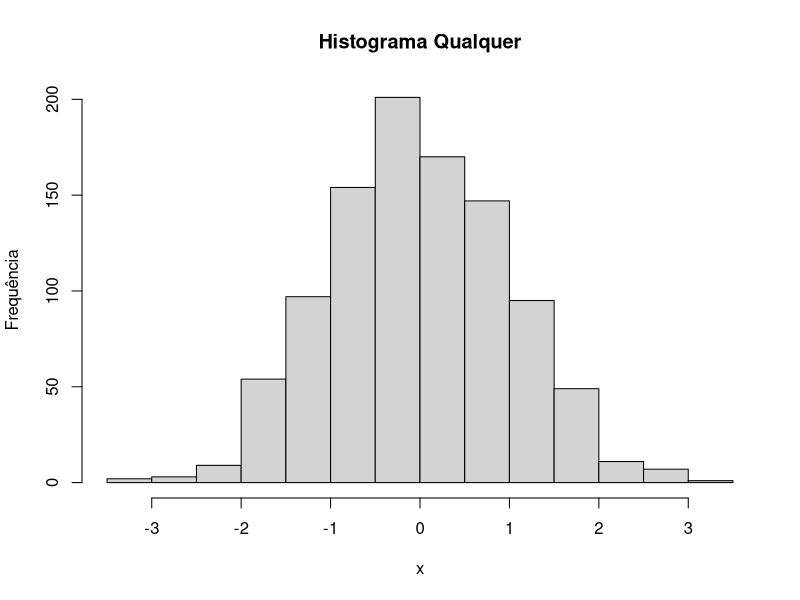
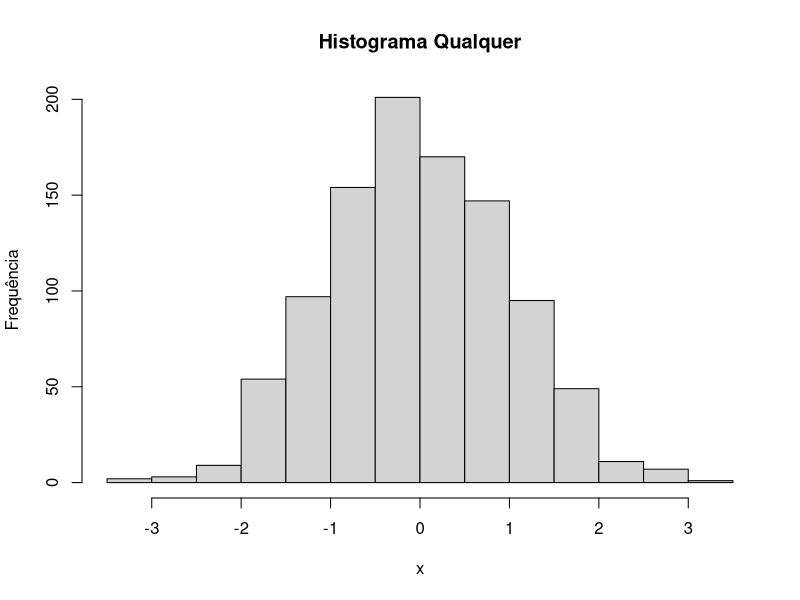

Write the R code that produced these figures, in order.
## ---- chunk 1
library(magrittr)
x <- mtcars
x %>% {
  if (is.data.frame(.) || is.matrix(.)){
    cat("A dimensão dos dados é", dim(.))
  } else {
    cat("Objeto não é uma matriz ou um data frame")
  }
}
## ---- chunk 2
# Fixando uma semente.
set.seed(0) 
rnorm(1000L) %>% hist(., main = "Histograma Qualquer", xlab = "x",
                      ylab = "Frequência") %>% mean 
## ---- chunk 3
# Fixando uma semente.
set.seed(0) 
rnorm(1000L) %T>% hist(., main = "Histograma Qualquer", xlab = "x",
                       ylab = "Frequência") %>% mean 
## ---- chunk 4
mtcars %$% cor(cyl, hp)
